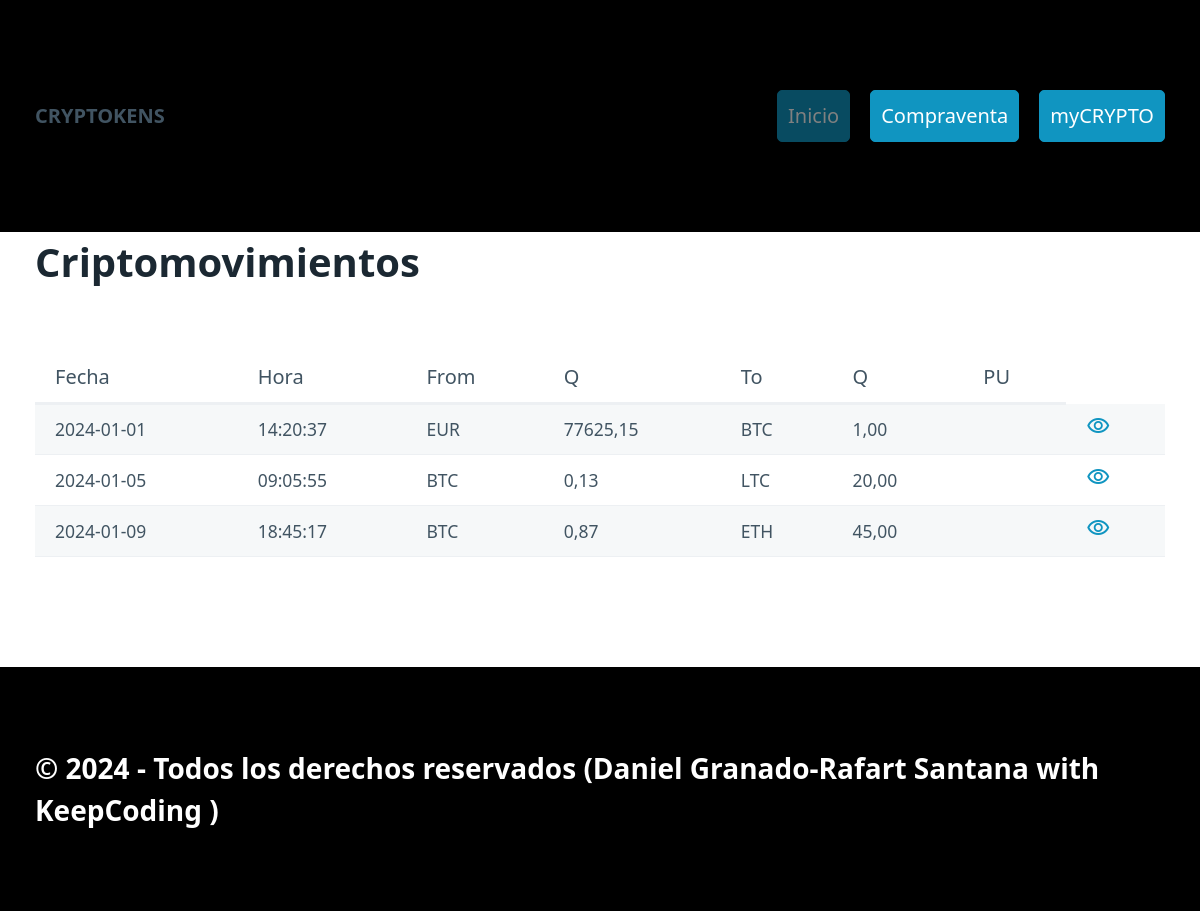
Before: / with the older database file.
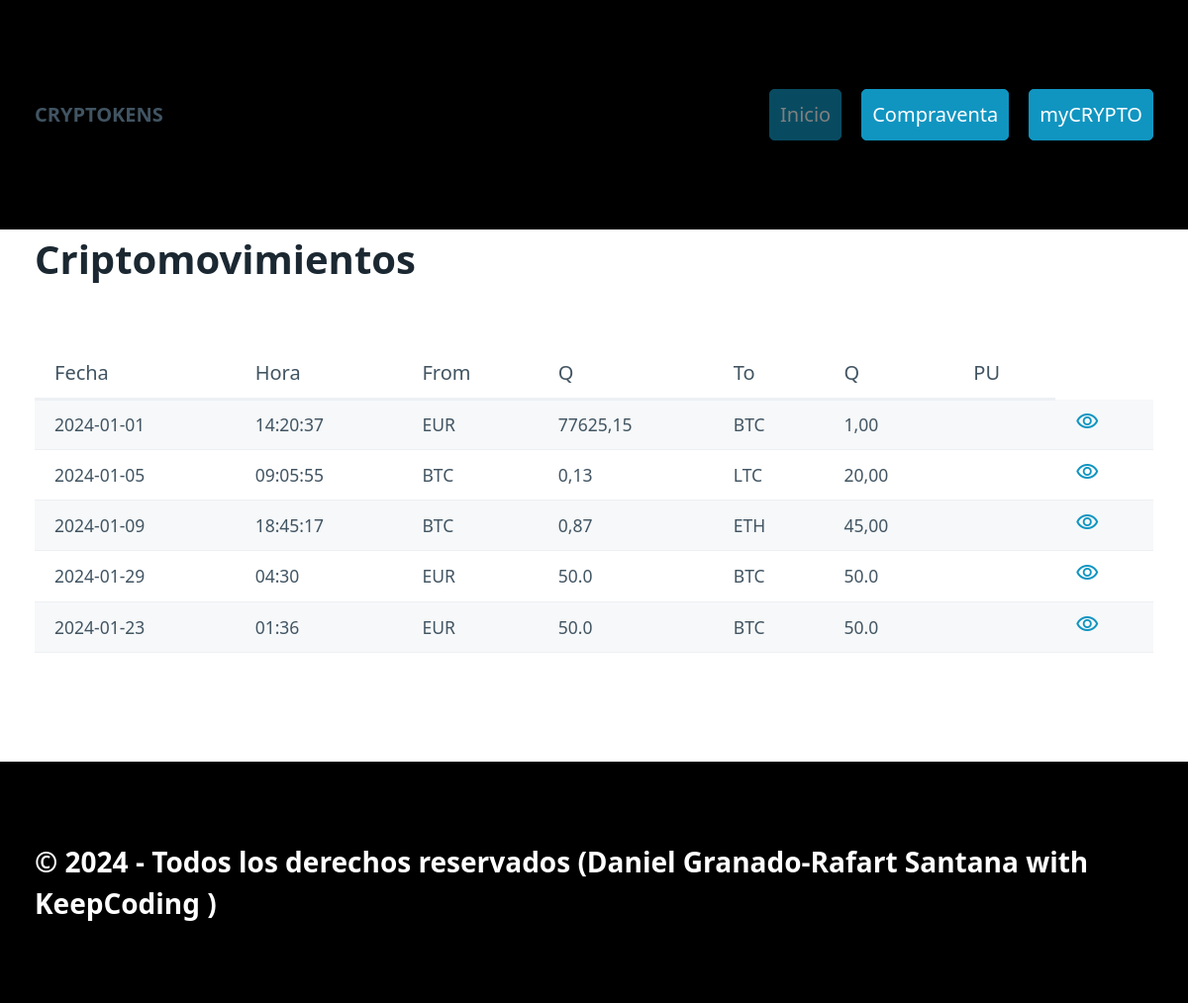
After: the same page with the newer database file.
### tables this page shows
CREATE TABLE "Criptomovimientos" (
	"id"	INTEGER NOT NULL,
	"date"	TEXT NOT NULL,
	"time"	TEXT NOT NULL,
	"moneda_from"	TEXT NOT NULL,
	"cantidad_from"	REAL,
	"moneda_to"	TEXT NOT NULL,
	"cantidad_to"	REAL,
	PRIMARY KEY("id")
);

### registros_crip/routes.py (the view)
@app.route('/')#mostrará una tabla con los movimientos (compras y conversiones de criptomonedas) realizados por el usuario
def index():
    dic = select_all()
    return render_template('index.html', datos=dic)

### registros_crip/models.py (called while the page is built)
def select_all():
    conexion = sqlite3.connect("data/movements.sqlite")
    cur = conexion.cursor()
    res = cur.execute('select * from Criptomovimientos;')
    filas = res.fetchall()#Los datos de columnas (2024-01-01,14:55:37,EUR,etc)
    columnas = res.description#Los nombres de columnas(id,0000)(date,0000)
    lista_diccionario= []
    diccionario = {}
    for f in filas:
        posicion = 0
        diccionario = {}
        for c in columnas:
            diccionario[c[0]] = f[posicion]
            posicion += 1
        lista_diccionario.append(diccionario)
        conexion.close()
    return lista_diccionario

### registros_crip/templates/index.html (shortened to what this page needs)
{% extends 'base.html' %}
{% block cabecera %}
<div class="container">
    <nav>
        <ul>
          <li><strong>CRYPTOKENS</strong></li>
        </ul>
        <ul>
          <li><a role="button">Inicio</a></li>
          <li><a href="/purchase" role="button">Compraventa</a></li>
          <li><a href="/status" role="button">myCRYPTO</a></li>
        </ul>
      </nav>
</div>
{% endblock %}
{% block contenido %}
<h1>Criptomovimientos</h1>
<table role="grid">
    <thead>
        <tr>
            <th>Fecha</th>
            <th>Hora</th>
            <th>From</th>
            <th>Q</th>
            <th>To</th>
            <th>Q</th>
            <th>PU</th>
        </tr>
    </thead>
    <tbody>
        {% for item in datos %}
        <tr>
            <td>{{item.date}}</td>
            <td>{{item.time}}</td>
            <td>{{item.moneda_from}}</td>
            <td>{{item.cantidad_from}}</td>
            <td>{{item.moneda_to}}</td>
            <td>{{item.cantidad_to}}</td>
            <td>{{item.PU}}</td>
            <td>
                <a href="/status/{{item.id}}">
                    <span class="material-symbols-outlined">
                    </span>
                </a>
            </td>
        </tr>
        {% endfor %}
    </tbody>
</table>
{% endblock %}

### registros_crip/templates/base.html (shortened to what this page needs)
<!DOCTYPE html>
<html lang="en">
<head>
    <link rel="stylesheet" href="/static/pico.css">
    <link rel="stylesheet" href="/static/style.css">
</head>
<body>
    <header>
        {% block cabecera %}
        {% endblock %}
    </header>
    <section class="container">
        {% block contenido %}
        {% endblock %}
    </section>
    <footer>
        <div class="container">
            &copy; 2024 - Todos los derechos reservados (Daniel Granado-Rafart Santana with KeepCoding )
    </footer>
</body>
</html>

### registros_crip/static/style.css (style rules this page uses)
header, footer { background-color: black; color: white; font-size: 1.4em; font-weight: bold; }
body { min-height: 100vh; display: grid; grid-auto-flow: auto auto 1fr auto; margin: 0; }

Changed rows visible on the page:
added Criptomovimientos: date "2024-01-29", time "04:30", moneda_from "EUR", cantidad_from "50.0", moneda_to "BTC", cantidad_to "50.0"
added Criptomovimientos: date "2024-01-23", time "01:36", moneda_from "EUR", cantidad_from "50.0", moneda_to "BTC", cantidad_to "50.0"
